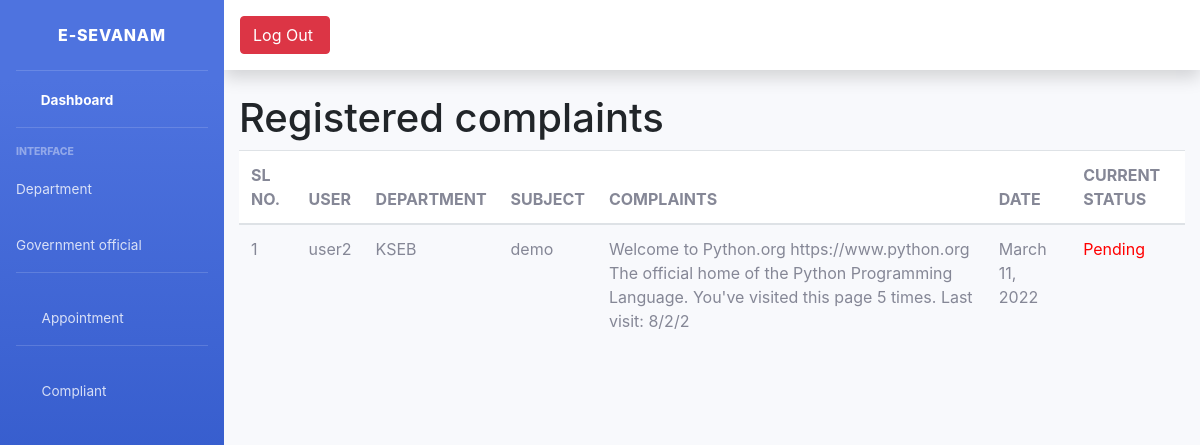
Page /complaints on the earlier database version.
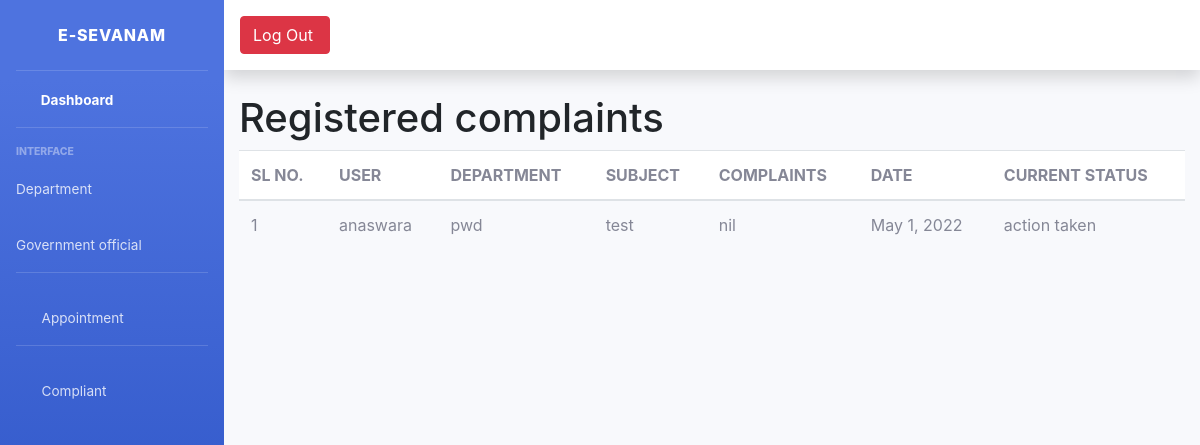
Same page on the later database version.
### manageapp1/models.py (models this page shows)
class Complaints(models.Model):
    user = models.ForeignKey(Login, on_delete=models.DO_NOTHING)
    department = models.ForeignKey(Department, on_delete=models.DO_NOTHING)
    subject = models.CharField(max_length=200)
    complaint = models.TextField()
    date = models.DateField(auto_now=True)
    reply = models.TextField(null=True, blank=True)

class Login(AbstractUser):
    is_govt = models.BooleanField(default=False)
    is_user = models.BooleanField(default=False)

class Department(models.Model):
    name= models.CharField(max_length=200)
    place= models.CharField(max_length=200)
    contact_number= models.CharField(max_length=100)
    email= models.EmailField()
    def __str__(self):
        return self.name

### manageapp1/admin_views.py (the view)
# urls.py: path('complaints',admin_views.complaints_view, name='complaints'),
def complaints_view(request):
    data = Complaints.objects.all()
    return render(request, 'cmpview_table.html', {'data': data})

### templates/cmpview_table.html (shortened to what this page needs)
<!DOCTYPE html>
{% extends 'base.html' %}
{% load crispy_forms_filters %}
{% block content %}
<html lang="en">
<head>
   <h1>Registered complaints</h1>
 <head>
    <link rel="stylesheet" href="https://stackpath.bootstrapcdn.com/bootstrap/4.1.3/css/bootstrap.min.css">
    <table class="table">
  <thead class="table table-striped">
    <tr>
      <th scope="col">SL NO.</th>
      <th scope="col">USER</th>
        <th scope="col">DEPARTMENT</th>
        <th scope="col">SUBJECT</th>
      <th scope="col">COMPLAINTS</th>
      <th scope="col">DATE</th>
        <th scope="col">CURRENT STATUS</th>
    </tr>
  </thead>
  <tbody>
  {% for i in data %}
    <tr>
        <td>{{forloop.counter}}</td>
           <td>{{i.user}}</td>
           <td>{{i.department}}</td>
        <td>{{i.subject}}</td>
        <td>{{i.complaint}}</td>
        <td>{{i.date}}</td>
                        <td>
                        {% if i.reply == None %}
                        <p style="color:red"> Pending </p>
                        {% else %}
                        {{i.reply}}
                        {% endif %}
                    </td>
  {% endfor %}
    </tr>
  </tbody>
</head>
<body>
{% endblock %}

Differences in the rows shown:
removed Complaints: user "user2", department "KSEB", subject "demo", complaint "Welcome to Python.org https://www.python.org The official home of the Python Programming Language. You've visited this page 5 times. Last visit: 8/2/2", date "March 11, 2022", shows "Pending"
added Complaints: user "anaswara", department "pwd", subject "test", complaint "nil", date "May 1, 2022", reply "action taken"
